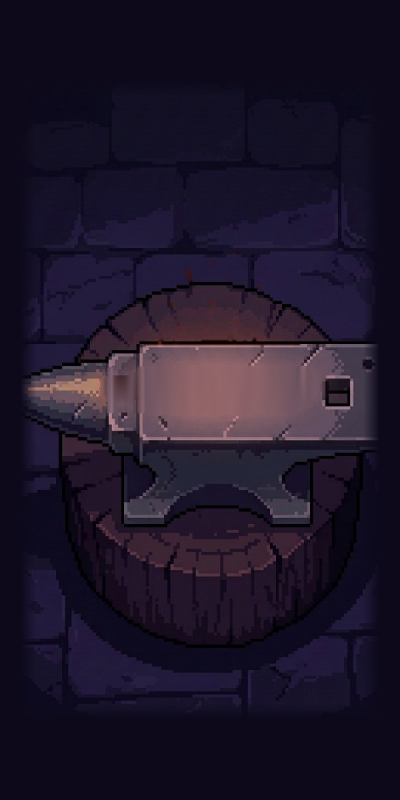
#> input picture assets/close.png, 400 x 800 px
$ python knife_close.py ../../assets/close.png ../../assets/close.png
#> lines starting #> are read from the running program, lines starting #| are printed output that depends on the picture
# Usage: python3 tools/art/knife_close.py <close-up concept.jpg from mockups/forge.html> <json out>
# Cuts the hot knife out of the close-up concept at the spot it was painted, as data the game draws in code (D-003):
# its shape and shading steps in close.png px. The game tints the shading with the heat colour and adds a dark outline
# (src/game/shapes.ts).
# The concept is scaled by 2/3 and offset by (20, 80) into close.png, as deblade_close.py does.
import sys, json, cv2, numpy as np
src, mask_out = sys.argv[1], sys.argv[2]
im = cv2.imread(src).astype(np.float32)
b, g, r = im[:, :, 0], im[:, :, 1], im[:, :, 2]
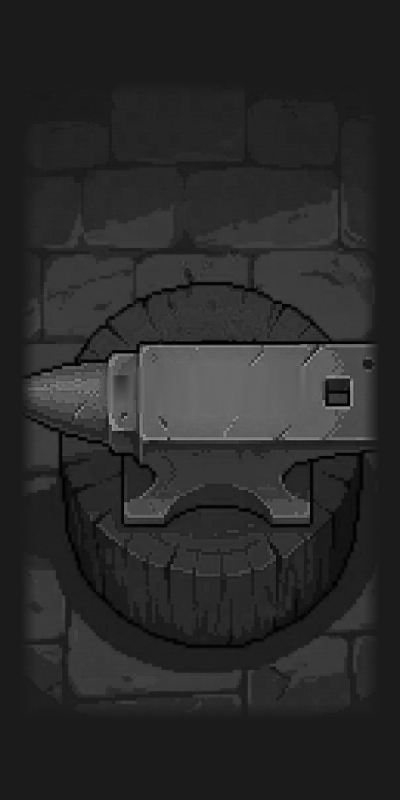
#> b: shape (800, 400) float32; min 0, max 157, mean 41.8
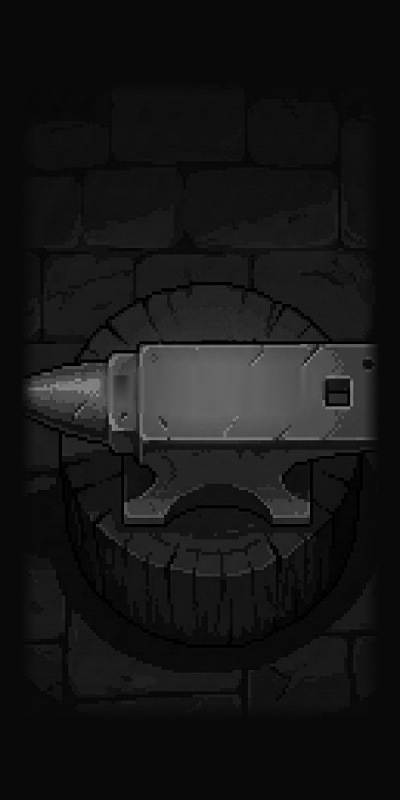
#> g: shape (800, 400) float32; min 0, max 147, mean 22.2
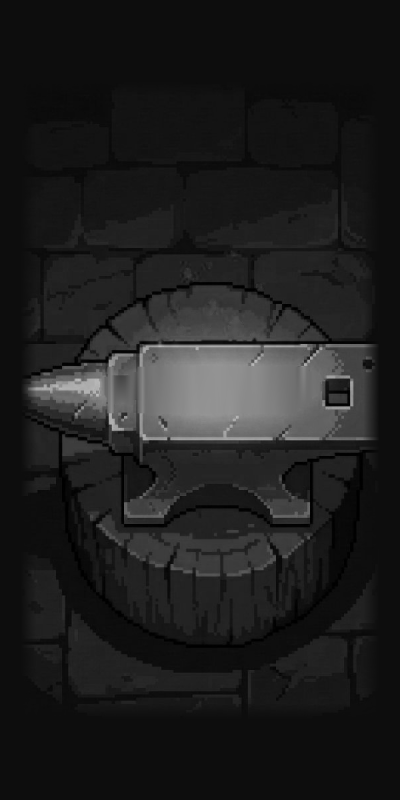
#> r: shape (800, 400) float32; min 0, max 189, mean 30.1
region = np.zeros(r.shape, bool); region[430:500, 120:460] = True
fill = (((r - b) > 160) & (r > 200) & region).astype(np.uint8)  # the knife: r − b ≥ 180; its glow on the anvil: about 120
#> fill: shape (800, 400); every value is 0
fill = cv2.morphologyEx(fill, cv2.MORPH_CLOSE, np.ones((5, 5), np.uint8))  # close JPEG speckle holes
# Keep only the knife itself: the largest connected warm area.
n, lab, stats, _ = cv2.connectedComponentsWithStats(fill)
#> lab: shape (800, 400) int32; every value is 0
#> n = 1; stats = [[0, 0, 400, 800, 320000]]
#> (the run stopped early here; a loop or call above may not have finished)

$ run again, with assets/wide.png copied over assets/close.png
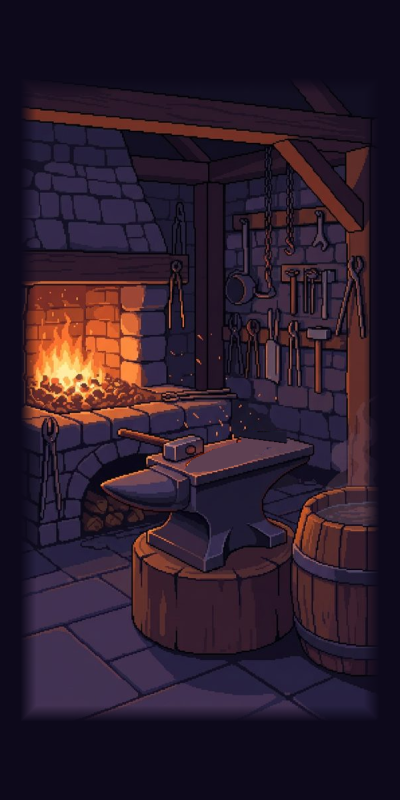
#> input picture assets/wide.png, 400 x 800 px
#> `b, g, r = im[:, :, 0], im[:, :, 1], im[:, :, 2]`:
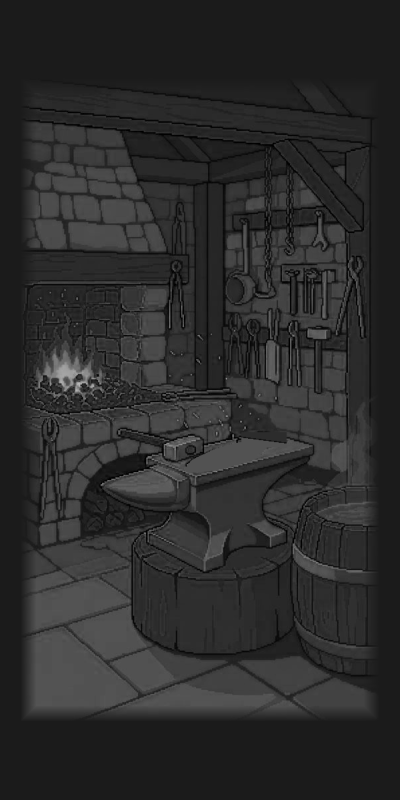
#> b: shape (800, 400) float32; min 0, max 185, mean 43.5
#> `b, g, r = im[:, :, 0], im[:, :, 1], im[:, :, 2]`:
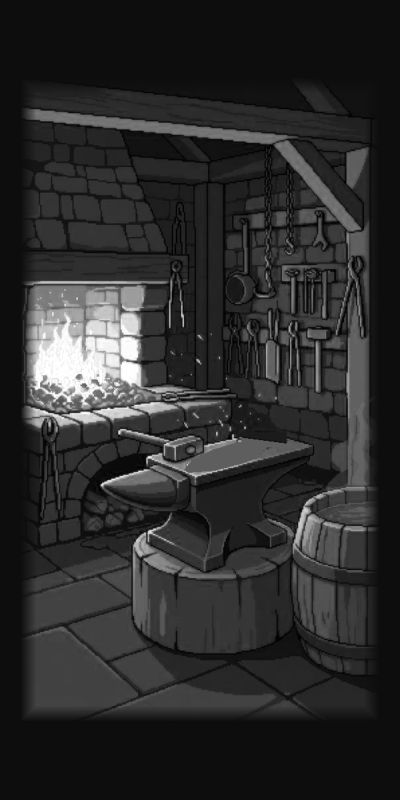
#> r: shape (800, 400) float32; min 0, max 255, mean 43.8
#> fill: shape (800, 400); every value is 0
#> lab: shape (800, 400) int32; every value is 0
#> n = 1; stats = [[0, 0, 400, 800, 320000]]
